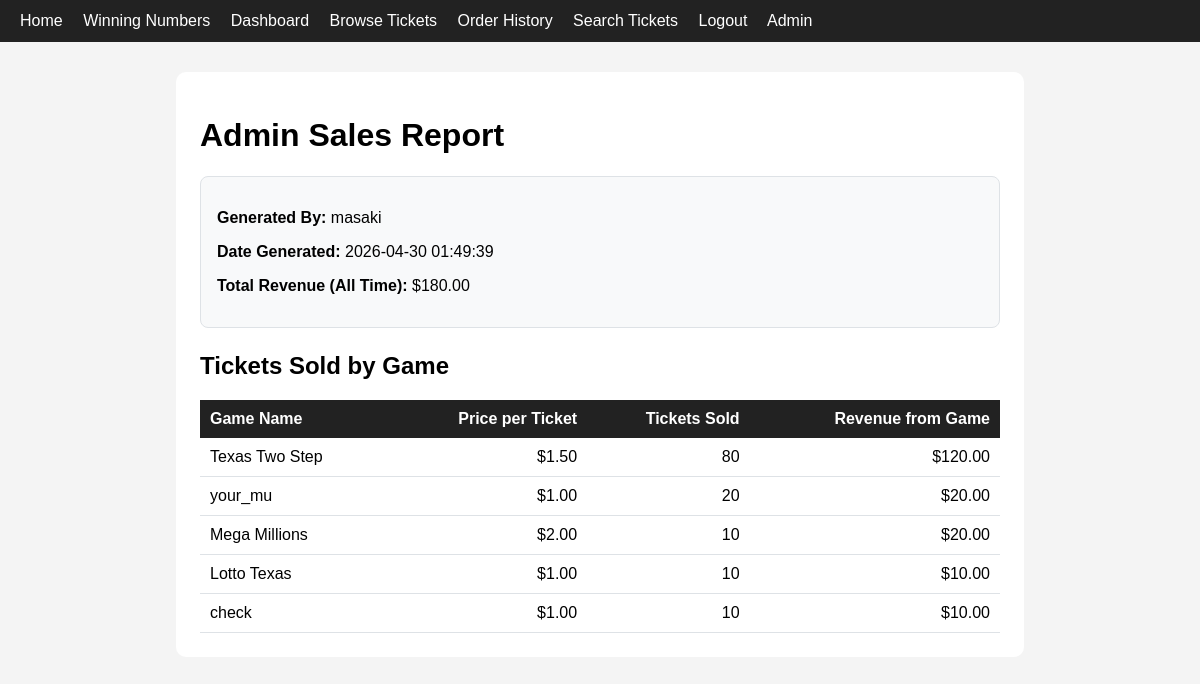
The page /admin/report (signed in) on the database its author committed.
### tables this page shows
CREATE TABLE reports (
    id INTEGER PRIMARY KEY AUTOINCREMENT,
    generated_by TEXT NOT NULL,
    generated_at TEXT NOT NULL,
    total_revenue REAL NOT NULL,
    report_data TEXT NOT NULL
);

### app.py (the view)
@app.route("/admin/report")
@login_required
@admin_required
def view_report():
    db = get_db()
    db.execute("""
        CREATE TABLE IF NOT EXISTS reports (
            id INTEGER PRIMARY KEY AUTOINCREMENT,
            generated_by TEXT NOT NULL,
            generated_at TEXT NOT NULL,
            total_revenue REAL NOT NULL,
            report_data TEXT NOT NULL
        )
    """)
    report = db.execute(
        "SELECT * FROM reports ORDER BY id DESC LIMIT 1"
    ).fetchone()
    if report is None:
        return render_template("report.html", report=None)
    import json
    sales_data = json.loads(report["report_data"])
    return render_template("report.html", report=report, sales_data=sales_data)

### app.py (called while the page is built)
def get_db():
    if "db" not in g:
        g.db = sqlite3.connect(DATABASE)
        g.db.row_factory = sqlite3.Row
    return g.db

def login_required(view):
    @wraps(view)
    def wrapped_view(*args, **kwargs):
        if "user_id" not in session:
            flash("Please log in first.")
            return redirect(url_for("login"))
        return view(*args, **kwargs)
    return wrapped_view

def admin_required(view):
    @wraps(view)
    def wrapped_view(*args, **kwargs):
        if session.get("role") != "admin":
            flash("Admin access required.")
            return redirect(url_for("dashboard"))
        return view(*args, **kwargs)
    return wrapped_view

### templates/report.html (shortened to what this page needs)
{% extends "base.html" %}
{% block content %}
<h1>Admin Sales Report</h1>
{% if report is none %}
    <p>No report has been generated yet.</p>
    <form method="POST" action="{{ url_for('generate_report') }}">
        <button type="submit">Generate First Report</button>
    </form>
{% else %}
    <div style="background: #f8f9fa; border: 1px solid #dee2e6; border-radius: 8px; padding: 16px; margin-bottom: 24px;">
        <p><strong>Generated By:</strong> {{ report.generated_by }}</p>
        <p><strong>Date Generated:</strong> {{ report.generated_at }}</p>
        <p><strong>Total Revenue (All Time):</strong> ${{ "%.2f"|format(report.total_revenue) }}</p>
    </div>
    <h2>Tickets Sold by Game</h2>
    <table style="width: 100%; border-collapse: collapse;">
        <thead>
            <tr style="background: #222; color: white;">
                <th style="padding: 10px; text-align: left;">Game Name</th>
                <th style="padding: 10px; text-align: right;">Price per Ticket</th>
                <th style="padding: 10px; text-align: right;">Tickets Sold</th>
                <th style="padding: 10px; text-align: right;">Revenue from Game</th>
            </tr>
        </thead>
        <tbody>
            {% for row in sales_data %}
            <tr style="border-bottom: 1px solid #dee2e6;">
                <td style="padding: 10px;">{{ row.game_name }}</td>
                <td style="padding: 10px; text-align: right;">${{ "%.2f"|format(row.price) }}</td>
                <td style="padding: 10px; text-align: right;">{{ row.tickets_sold }}</td>
                <td style="padding: 10px; text-align: right;">${{ "%.2f"|format(row.game_revenue) }}</td>
            </tr>
            {% else %}
            <tr>
                <td colspan="4" style="padding: 10px; text-align: center;">No ticket sales recorded.</td>
            </tr>
            {% endfor %}
        </tbody>
    </table>
{% endif %}
{% endblock %}

### static/style.css (style rules this page uses)
body { font-family: Arial, sans-serif; margin: 0; background: #f4f4f4; }

### rows shown on the page
reports: generated_by "masaki", generated_at "2026-04-30 01:49:39", total_revenue "180.00"

### other values the page prints
{{ row.game_name }} "Texas Two Step" "your_mu" "Mega Millions" "Lotto Texas" "check"
{{ "%.2f"|format(row.price) }} "1.50" "1.00" "2.00" "1.00" "1.00"
{{ row.tickets_sold }} "80" "20" "10" "10" "10"
{{ "%.2f"|format(row.game_revenue) }} "120.00" "20.00" "20.00" "10.00" "10.00"
